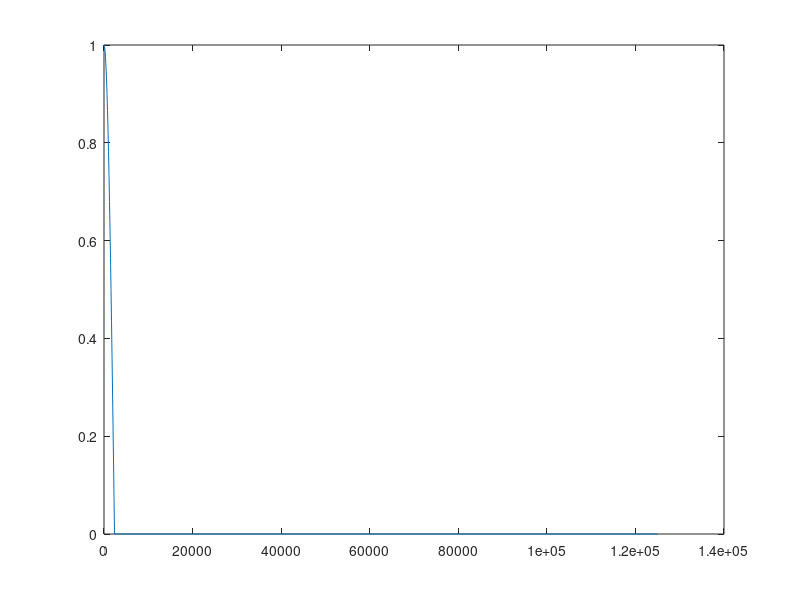

The MATLAB script that drew this image: (Note: this script raises an error after producing the figure.)
% td=1/1187.5;
% fp = 2375/((2.5*10^6)/2);   %cutoff frequency
% N=500;
% filterOrder=500;
% 
% f1=linspace(0,fp,N);
% h1=1.222*cos(pi*td/4*2/td.*f1);
% 
% d = fdesign.arbmagnphase('n,f,h',filterOrder,f1,h1);
% D = design(d,'firls');
% fvtool(D,'Analysis','freq');
% 
% h=D.Numerator;
%--------------------------------------------------------------------------

f_nyquist = (2500000/10)/2;
td = 1/1187.5;
n1 = 100;
n2 = 50000;


% 0<f<=2/td a= cos((1/4)*pi*td*.f)
% f>2/td a= 0

f_break = 2/td;

num_f1 = floor(f_break/n1)-1;
num_f2 = floor((f_nyquist-f_break)/n2)+1; %+1 because of >2/td
filterorder=10;

f1 = linspace(0,f_break,num_f1);
f2 = linspace(f_break,f_nyquist,num_f2);

a1 = cos((1/4)*pi*td.*f1);
phase = exp(-1i*2*pi/num_f1.*f1);
a1 = a1 .* phase;
a2 = zeros(1,num_f2);

f = horzcat(f1(1:1:end),f2(2:1:end));
a = horzcat(a1(1:1:end),a2(2:1:end));
f_norm= f / f_nyquist;

%Plot the filter specification
figure
plot(f, abs(a));

d = fdesign.arbmagnphase('N,F,H', filterorder, f_norm, a);
h = design(d, 'iirls');
%h=firls(filterorder,f_norm,a);

fvtool(h,'Fs', f_nyquist*2, 'Analysis','freq');
impz(h);
